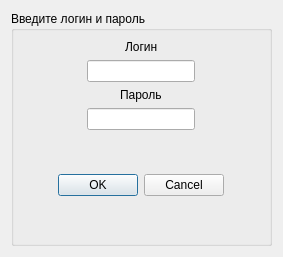
<?xml version="1.0" encoding="UTF-8"?>
<ui version="4.0">
 <class>Form</class>
 <widget class="QWidget" name="Form">
  <property name="geometry">
   <rect>
    <x>0</x>
    <y>0</y>
    <width>283</width>
    <height>257</height>
   </rect>
  </property>
  <property name="minimumSize">
   <size>
    <width>283</width>
    <height>257</height>
   </size>
  </property>
  <property name="maximumSize">
   <size>
    <width>283</width>
    <height>257</height>
   </size>
  </property>
  <property name="windowTitle">
   <string>Form</string>
  </property>
  <layout class="QHBoxLayout" name="horizontalLayout">
   <item>
    <widget class="QGroupBox" name="groupBox">
     <property name="title">
      <string>Введите логин и пароль</string>
     </property>
     <layout class="QHBoxLayout" name="horizontalLayout_2">
      <item>
       <layout class="QVBoxLayout" name="verticalLayout">
        <item alignment="Qt::AlignmentFlag::AlignHCenter">
         <widget class="QLabel" name="label">
          <property name="text">
           <string>Логин</string>
          </property>
         </widget>
        </item>
        <item alignment="Qt::AlignmentFlag::AlignHCenter">
         <widget class="QLineEdit" name="lineEdit"/>
        </item>
        <item alignment="Qt::AlignmentFlag::AlignHCenter">
         <widget class="QLabel" name="label_2">
          <property name="text">
           <string>Пароль</string>
          </property>
         </widget>
        </item>
        <item alignment="Qt::AlignmentFlag::AlignHCenter">
         <widget class="QLineEdit" name="lineEdit_2">
          <property name="inputMethodHints">
           <set>Qt::InputMethodHint::ImhNone</set>
          </property>
          <property name="echoMode">
           <enum>QLineEdit::EchoMode::Normal</enum>
          </property>
         </widget>
        </item>
        <item>
         <spacer name="verticalSpacer">
          <property name="orientation">
           <enum>Qt::Orientation::Vertical</enum>
          </property>
          <property name="sizeHint" stdset="0">
           <size>
            <width>20</width>
            <height>10</height>
           </size>
          </property>
         </spacer>
        </item>
        <item alignment="Qt::AlignmentFlag::AlignHCenter">
         <widget class="QDialogButtonBox" name="buttonBox">
          <property name="standardButtons">
           <set>QDialogButtonBox::StandardButton::Cancel|QDialogButtonBox::StandardButton::Ok</set>
          </property>
         </widget>
        </item>
        <item>
         <spacer name="verticalSpacer_2">
          <property name="orientation">
           <enum>Qt::Orientation::Vertical</enum>
          </property>
          <property name="sizeHint" stdset="0">
           <size>
            <width>20</width>
            <height>20</height>
           </size>
          </property>
         </spacer>
        </item>
       </layout>
      </item>
     </layout>
    </widget>
   </item>
  </layout>
 </widget>
 <resources/>
 <connections/>
</ui>
